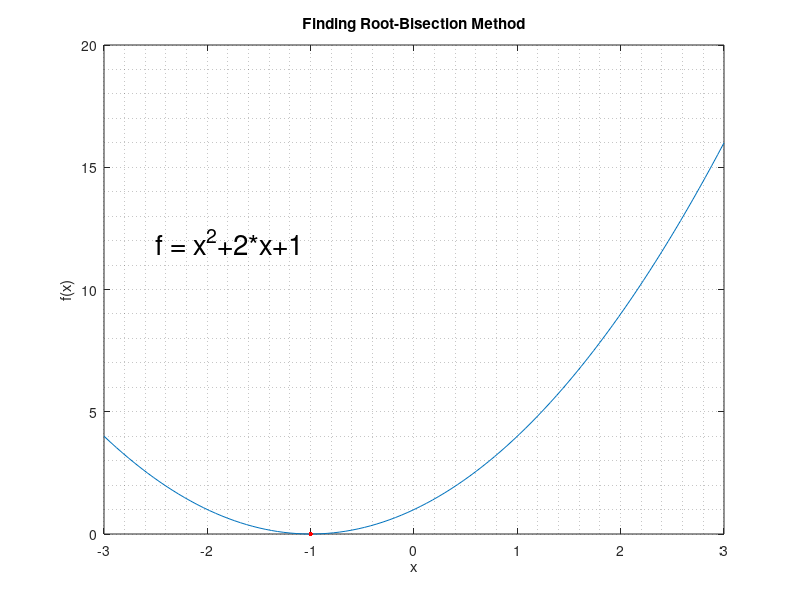

The MATLAB source for this figure:
% This matlab program is used to plot results from:
% 
% Bisection.f95
% 
% By: Aulia Khalqillah,S.Si (2019)

% Numerical Bisection
clear;clc;
xi = -3;
xf = 3;
n = 100;
% root from bisection method
root = -1.00024414;
deltax = (xf-xi)/n;
xaxis = [xi:deltax:xf];
f = (xaxis.^2)+(2*xaxis)+1;
froot = (root^2)+(2*root)+1;
plot(xaxis,f)
hold on;
plot([root root],[froot froot],'.r','markersize',10)
xlabel('x')
ylabel('f(x)')
title('Finding Root-Bisection Method')
text(-2.5,12,'f = x^2+2*x+1', 'fontsize', 20)
grid minor
print -dpng some_name.png;
